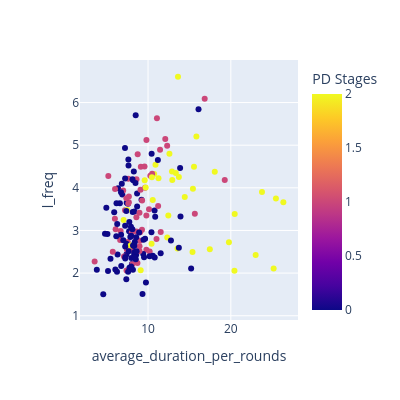
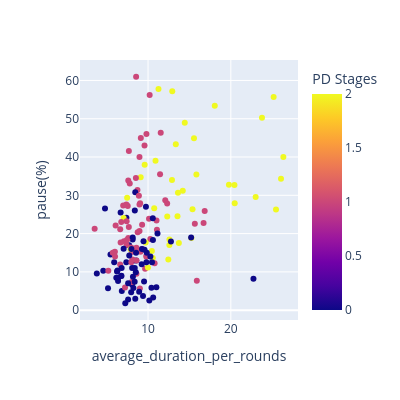
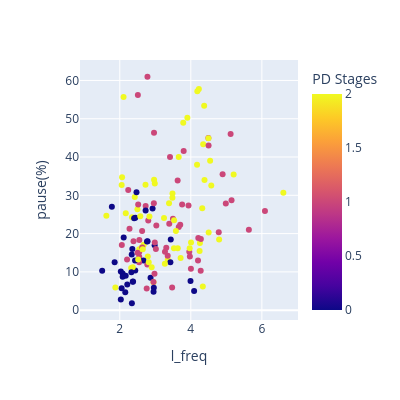

Here is the notebook cell these charts were saved with, in order:
### Code cell
from itertools import combinations
ls =  ['average_duration_per_rounds', 'l_freq', 'pause(%)']
for l in list(combinations(ls, 2)):
    fig = px.scatter(train_df, x=l[0], y=l[1], width=400, height=400,  color='PD Stages')
    fig.show()

### Figure 1 — Plotly figure (JSON) as saved in the notebook; plotly's stock layout.template omitted (floating-point values rounded to 4 significant figures; data arrays with more than 128 entries replaced by an {"elided": "..."} marker saying what was removed)
{"data": [{"hovertemplate": "average_duration_per_rounds=%{x}<br>l_freq=%{y}<br>PD Stages=%{marker.color}<extra></extra>", "legendgroup": "", "marker": {"color": {"elided": "325 int values"}, "coloraxis": "coloraxis", "symbol": "circle"}, "mode": "markers", "name": "", "orientation": "v", "showlegend": false, "type": "scatter", "x": {"elided": "325 float values"}, "xaxis": "x", "y": {"elided": "325 float values"}, "yaxis": "y"}], "layout": {"coloraxis": {"colorbar": {"title": {"text": "PD Stages"}}, "colorscale": [[0, "#0d0887"], [0.1111, "#46039f"], [0.2222, "#7201a8"], [0.3333, "#9c179e"], [0.4444, "#bd3786"], [0.5556, "#d8576b"], [0.6667, "#ed7953"], [0.7778, "#fb9f3a"], [0.8889, "#fdca26"], [1, "#f0f921"]]}, "height": 400, "legend": {"tracegroupgap": 0}, "margin": {"t": 60}, "width": 400, "xaxis": {"anchor": "y", "autorange": true, "domain": [0, 1], "range": [1.766, 28.13], "title": {"text": "average_duration_per_rounds"}, "type": "linear"}, "yaxis": {"anchor": "x", "autorange": true, "domain": [0, 1], "range": [0.9, 6.998], "title": {"text": "l_freq"}, "type": "linear"}}}

### Figure 2 — Plotly figure (JSON) as saved in the notebook; plotly's stock layout.template omitted (floating-point values rounded to 4 significant figures; data arrays with more than 128 entries replaced by an {"elided": "..."} marker saying what was removed)
{"data": [{"hovertemplate": "average_duration_per_rounds=%{x}<br>pause(%)=%{y}<br>PD Stages=%{marker.color}<extra></extra>", "legendgroup": "", "marker": {"color": {"elided": "325 int values"}, "coloraxis": "coloraxis", "symbol": "circle"}, "mode": "markers", "name": "", "orientation": "v", "showlegend": false, "type": "scatter", "x": {"elided": "325 float values"}, "xaxis": "x", "y": {"elided": "325 float values"}, "yaxis": "y"}], "layout": {"coloraxis": {"colorbar": {"title": {"text": "PD Stages"}}, "colorscale": [[0, "#0d0887"], [0.1111, "#46039f"], [0.2222, "#7201a8"], [0.3333, "#9c179e"], [0.4444, "#bd3786"], [0.5556, "#d8576b"], [0.6667, "#ed7953"], [0.7778, "#fb9f3a"], [0.8889, "#fdca26"], [1, "#f0f921"]]}, "height": 400, "legend": {"tracegroupgap": 0}, "margin": {"t": 60}, "width": 400, "xaxis": {"anchor": "y", "autorange": true, "domain": [0, 1], "range": [1.766, 28.13], "title": {"text": "average_duration_per_rounds"}, "type": "linear"}, "yaxis": {"anchor": "x", "autorange": true, "domain": [0, 1], "range": [-2.576, 65.35], "title": {"text": "pause(%)"}, "type": "linear"}}}

### Figure 3 — Plotly figure (JSON) as saved in the notebook; plotly's stock layout.template omitted (floating-point values rounded to 4 significant figures; data arrays with more than 128 entries replaced by an {"elided": "..."} marker saying what was removed)
{"data": [{"hovertemplate": "l_freq=%{x}<br>pause(%)=%{y}<br>PD Stages=%{marker.color}<extra></extra>", "legendgroup": "", "marker": {"color": {"elided": "325 int values"}, "coloraxis": "coloraxis", "symbol": "circle"}, "mode": "markers", "name": "", "orientation": "v", "showlegend": false, "type": "scatter", "x": {"elided": "325 float values"}, "xaxis": "x", "y": {"elided": "325 float values"}, "yaxis": "y"}], "layout": {"coloraxis": {"colorbar": {"title": {"text": "PD Stages"}}, "colorscale": [[0, "#0d0887"], [0.1111, "#46039f"], [0.2222, "#7201a8"], [0.3333, "#9c179e"], [0.4444, "#bd3786"], [0.5556, "#d8576b"], [0.6667, "#ed7953"], [0.7778, "#fb9f3a"], [0.8889, "#fdca26"], [1, "#f0f921"]]}, "height": 400, "legend": {"tracegroupgap": 0}, "margin": {"t": 60}, "width": 400, "xaxis": {"anchor": "y", "autorange": true, "domain": [0, 1], "range": [0.877, 7.021], "title": {"text": "l_freq"}, "type": "linear"}, "yaxis": {"anchor": "x", "autorange": true, "domain": [0, 1], "range": [-2.576, 65.35], "title": {"text": "pause(%)"}, "type": "linear"}}}
